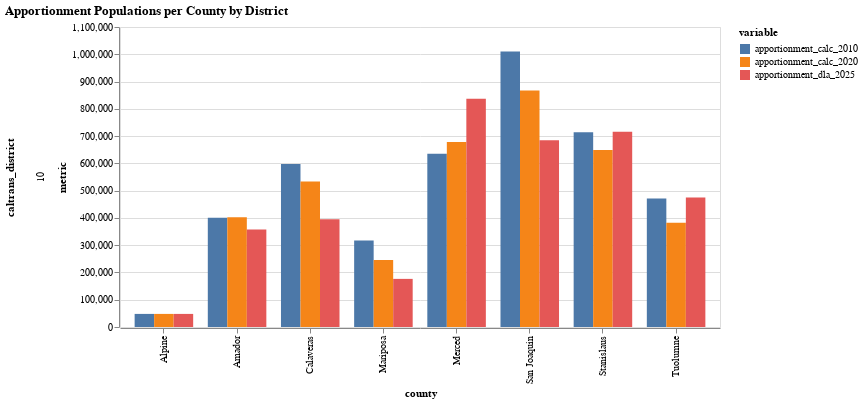
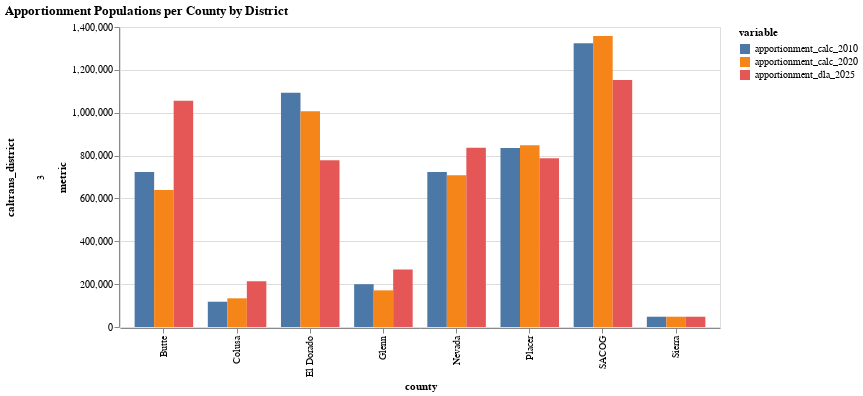
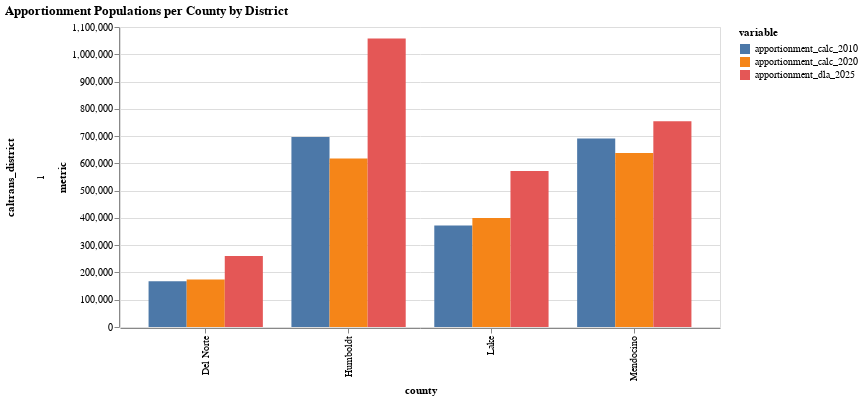
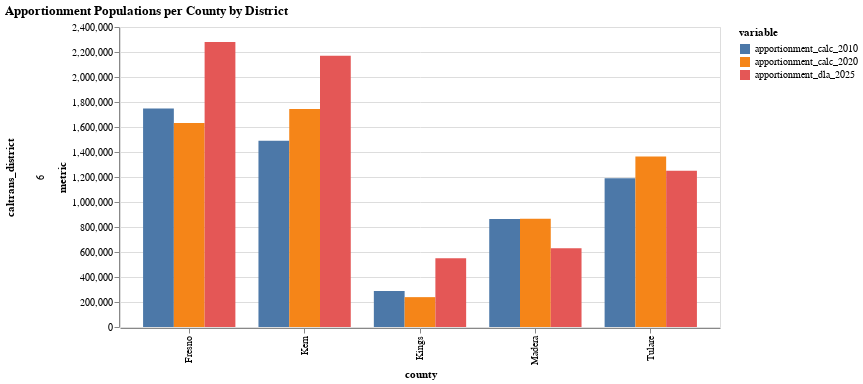

Source (notebook cell) for these figures, in order:
### Code cell
for district in melt["caltrans_district"].unique():
    amt_county_district = alt.Chart(melt[
        (melt["variable"].isin(apportionment_cols)) &
        (melt["caltrans_district"]==district)
    ]).mark_bar().encode(
        x = "county:N",
        y = "metric:Q",
        xOffset="variable:N",
        row = "caltrans_district",
        color = "variable:N",
        tooltip = ["county","variable","metric"]
    ).properties(
        width= 600,
        title= "Apportionment Populations per County by District"
    )
    
    display(amt_county_district)

### Figure 1 — Vega-Lite specification as saved in the notebook (floating-point values rounded to 4 significant figures)
{"config": {"view": {"continuousWidth": 300, "continuousHeight": 300}}, "data": {"name": "data-4040f04a3d19ab1bd34f2ddbda7af8b0"}, "mark": {"type": "bar"}, "encoding": {"color": {"field": "variable", "type": "nominal"}, "row": {"field": "caltrans_district", "type": "quantitative"}, "tooltip": [{"field": "county", "type": "nominal"}, {"field": "variable", "type": "nominal"}, {"field": "metric", "type": "quantitative"}], "x": {"field": "county", "type": "nominal"}, "xOffset": {"field": "variable", "type": "nominal"}, "y": {"field": "metric", "type": "quantitative"}}, "title": "Apportionment Populations per County by District", "width": 600, "$schema": "https://vega.github.io/schema/vega-lite/v5.20.1.json", "datasets": {"data-4040f04a3d19ab1bd34f2ddbda7af8b0": [{"county": "Alpine", "caltrans_district": 10, "variable": "apportionment_calc_2010", "metric": 48000.0}, {"county": "Amador", "caltrans_district": 10, "variable": "apportionment_calc_2010", "metric": 400200.0}, {"county": "Calaveras", "caltrans_district": 10, "variable": "apportionment_calc_2010", "metric": 597700.0}, {"county": "Mariposa", "caltrans_district": 10, "variable": "apportionment_calc_2010", "metric": 317300.0}, {"county": "Merced", "caltrans_district": 10, "variable": "apportionment_calc_2010", "metric": 634900.0}, {"county": "San Joaquin", "caltrans_district": 10, "variable": "apportionment_calc_2010", "metric": 1010000.0}, {"county": "Stanislaus", "caltrans_district": 10, "variable": "apportionment_calc_2010", "metric": 714000.0}, {"county": "Tuolumne", "caltrans_district": 10, "variable": "apportionment_calc_2010", "metric": 471400.0}, {"county": "Alpine", "caltrans_district": 10, "variable": "apportionment_calc_2020", "metric": 48000.0}, {"county": "Amador", "caltrans_district": 10, "variable": "apportionment_calc_2020", "metric": 402300.0}, {"county": "Calaveras", "caltrans_district": 10, "variable": "apportionment_calc_2020", "metric": 533200.0}, {"county": "Mariposa", "caltrans_district": 10, "variable": "apportionment_calc_2020", "metric": 245900.0}, {"county": "Merced", "caltrans_district": 10, "variable": "apportionment_calc_2020", "metric": 678500.0}, {"county": "San Joaquin", "caltrans_district": 10, "variable": "apportionment_calc_2020", "metric": 867500.0}, {"county": "Stanislaus", "caltrans_district": 10, "variable": "apportionment_calc_2020", "metric": 648800.0}, {"county": "Tuolumne", "caltrans_district": 10, "variable": "apportionment_calc_2020", "metric": 382000.0}, {"county": "Alpine", "caltrans_district": 10, "variable": "apportionment_dla_2025", "metric": 48000.0}, {"county": "Amador", "caltrans_district": 10, "variable": "apportionment_dla_2025", "metric": 357500.0}, {"county": "Calaveras", "caltrans_district": 10, "variable": "apportionment_dla_2025", "metric": 395300.0}, {"county": "Mariposa", "caltrans_district": 10, "variable": "apportionment_dla_2025", "metric": 176400.0}, {"county": "Merced", "caltrans_district": 10, "variable": "apportionment_dla_2025", "metric": 836900.0}, {"county": "San Joaquin", "caltrans_district": 10, "variable": "apportionment_dla_2025", "metric": 685100.0}, {"county": "Stanislaus", "caltrans_district": 10, "variable": "apportionment_dla_2025", "metric": 715700.0}, {"county": "Tuolumne", "caltrans_district": 10, "variable": "apportionment_dla_2025", "metric": 474900.0}]}}

### Figure 2 — Vega-Lite specification as saved in the notebook (floating-point values rounded to 4 significant figures)
{"config": {"view": {"continuousWidth": 300, "continuousHeight": 300}}, "data": {"name": "data-7e0942a688522ac542c4726fe1203848"}, "mark": {"type": "bar"}, "encoding": {"color": {"field": "variable", "type": "nominal"}, "row": {"field": "caltrans_district", "type": "quantitative"}, "tooltip": [{"field": "county", "type": "nominal"}, {"field": "variable", "type": "nominal"}, {"field": "metric", "type": "quantitative"}], "x": {"field": "county", "type": "nominal"}, "xOffset": {"field": "variable", "type": "nominal"}, "y": {"field": "metric", "type": "quantitative"}}, "title": "Apportionment Populations per County by District", "width": 600, "$schema": "https://vega.github.io/schema/vega-lite/v5.20.1.json", "datasets": {"data-7e0942a688522ac542c4726fe1203848": [{"county": "Butte", "caltrans_district": 3, "variable": "apportionment_calc_2010", "metric": 723200.0}, {"county": "Colusa", "caltrans_district": 3, "variable": "apportionment_calc_2010", "metric": 118000.0}, {"county": "El Dorado", "caltrans_district": 3, "variable": "apportionment_calc_2010", "metric": 1093000.0}, {"county": "Glenn", "caltrans_district": 3, "variable": "apportionment_calc_2010", "metric": 199800.0}, {"county": "Nevada", "caltrans_district": 3, "variable": "apportionment_calc_2010", "metric": 723700.0}, {"county": "Placer", "caltrans_district": 3, "variable": "apportionment_calc_2010", "metric": 835500.0}, {"county": "Sierra", "caltrans_district": 3, "variable": "apportionment_calc_2010", "metric": 48000.0}, {"county": "SACOG", "caltrans_district": 3, "variable": "apportionment_calc_2010", "metric": 1324000.0}, {"county": "Butte", "caltrans_district": 3, "variable": "apportionment_calc_2020", "metric": 638800.0}, {"county": "Colusa", "caltrans_district": 3, "variable": "apportionment_calc_2020", "metric": 133800.0}, {"county": "El Dorado", "caltrans_district": 3, "variable": "apportionment_calc_2020", "metric": 1007000.0}, {"county": "Glenn", "caltrans_district": 3, "variable": "apportionment_calc_2020", "metric": 171000.0}, {"county": "Nevada", "caltrans_district": 3, "variable": "apportionment_calc_2020", "metric": 707900.0}, {"county": "Placer", "caltrans_district": 3, "variable": "apportionment_calc_2020", "metric": 847600.0}, {"county": "Sierra", "caltrans_district": 3, "variable": "apportionment_calc_2020", "metric": 48000.0}, {"county": "SACOG", "caltrans_district": 3, "variable": "apportionment_calc_2020", "metric": 1358000.0}, {"county": "Butte", "caltrans_district": 3, "variable": "apportionment_dla_2025", "metric": 1056000.0}, {"county": "Colusa", "caltrans_district": 3, "variable": "apportionment_dla_2025", "metric": 212900.0}, {"county": "El Dorado", "caltrans_district": 3, "variable": "apportionment_dla_2025", "metric": 777800.0}, {"county": "Glenn", "caltrans_district": 3, "variable": "apportionment_dla_2025", "metric": 267800.0}, {"county": "Nevada", "caltrans_district": 3, "variable": "apportionment_dla_2025", "metric": 836500.0}, {"county": "Placer", "caltrans_district": 3, "variable": "apportionment_dla_2025", "metric": 787000.0}, {"county": "Sierra", "caltrans_district": 3, "variable": "apportionment_dla_2025", "metric": 48000.0}, {"county": "SACOG", "caltrans_district": 3, "variable": "apportionment_dla_2025", "metric": 1153000.0}]}}

### Figure 3 — Vega-Lite specification as saved in the notebook (floating-point values rounded to 4 significant figures)
{"config": {"view": {"continuousWidth": 300, "continuousHeight": 300}}, "data": {"name": "data-3cd3efabb08a4a6f9d0ccee2ae4bcb3a"}, "mark": {"type": "bar"}, "encoding": {"color": {"field": "variable", "type": "nominal"}, "row": {"field": "caltrans_district", "type": "quantitative"}, "tooltip": [{"field": "county", "type": "nominal"}, {"field": "variable", "type": "nominal"}, {"field": "metric", "type": "quantitative"}], "x": {"field": "county", "type": "nominal"}, "xOffset": {"field": "variable", "type": "nominal"}, "y": {"field": "metric", "type": "quantitative"}}, "title": "Apportionment Populations per County by District", "width": 600, "$schema": "https://vega.github.io/schema/vega-lite/v5.20.1.json", "datasets": {"data-3cd3efabb08a4a6f9d0ccee2ae4bcb3a": [{"county": "Del Norte", "caltrans_district": 1, "variable": "apportionment_calc_2010", "metric": 167400.0}, {"county": "Humboldt", "caltrans_district": 1, "variable": "apportionment_calc_2010", "metric": 696700.0}, {"county": "Lake", "caltrans_district": 1, "variable": "apportionment_calc_2010", "metric": 372200.0}, {"county": "Mendocino", "caltrans_district": 1, "variable": "apportionment_calc_2010", "metric": 691000.0}, {"county": "Del Norte", "caltrans_district": 1, "variable": "apportionment_calc_2020", "metric": 174000.0}, {"county": "Humboldt", "caltrans_district": 1, "variable": "apportionment_calc_2020", "metric": 618000.0}, {"county": "Lake", "caltrans_district": 1, "variable": "apportionment_calc_2020", "metric": 399200.0}, {"county": "Mendocino", "caltrans_district": 1, "variable": "apportionment_calc_2020", "metric": 637600.0}, {"county": "Del Norte", "caltrans_district": 1, "variable": "apportionment_dla_2025", "metric": 260500.0}, {"county": "Humboldt", "caltrans_district": 1, "variable": "apportionment_dla_2025", "metric": 1058000.0}, {"county": "Lake", "caltrans_district": 1, "variable": "apportionment_dla_2025", "metric": 572200.0}, {"county": "Mendocino", "caltrans_district": 1, "variable": "apportionment_dla_2025", "metric": 754000.0}]}}

### Figure 4 — Vega-Lite specification as saved in the notebook (floating-point values rounded to 4 significant figures)
{"config": {"view": {"continuousWidth": 300, "continuousHeight": 300}}, "data": {"name": "data-deb6e69372c0e19e34efe4a8303c5053"}, "mark": {"type": "bar"}, "encoding": {"color": {"field": "variable", "type": "nominal"}, "row": {"field": "caltrans_district", "type": "quantitative"}, "tooltip": [{"field": "county", "type": "nominal"}, {"field": "variable", "type": "nominal"}, {"field": "metric", "type": "quantitative"}], "x": {"field": "county", "type": "nominal"}, "xOffset": {"field": "variable", "type": "nominal"}, "y": {"field": "metric", "type": "quantitative"}}, "title": "Apportionment Populations per County by District", "width": 600, "$schema": "https://vega.github.io/schema/vega-lite/v5.20.1.json", "datasets": {"data-deb6e69372c0e19e34efe4a8303c5053": [{"county": "Fresno", "caltrans_district": 6, "variable": "apportionment_calc_2010", "metric": 1749000.0}, {"county": "Kern", "caltrans_district": 6, "variable": "apportionment_calc_2010", "metric": 1491000.0}, {"county": "Kings", "caltrans_district": 6, "variable": "apportionment_calc_2010", "metric": 288600.0}, {"county": "Madera", "caltrans_district": 6, "variable": "apportionment_calc_2010", "metric": 863900.0}, {"county": "Tulare", "caltrans_district": 6, "variable": "apportionment_calc_2010", "metric": 1191000.0}, {"county": "Fresno", "caltrans_district": 6, "variable": "apportionment_calc_2020", "metric": 1632000.0}, {"county": "Kern", "caltrans_district": 6, "variable": "apportionment_calc_2020", "metric": 1744000.0}, {"county": "Kings", "caltrans_district": 6, "variable": "apportionment_calc_2020", "metric": 238900.0}, {"county": "Madera", "caltrans_district": 6, "variable": "apportionment_calc_2020", "metric": 866500.0}, {"county": "Tulare", "caltrans_district": 6, "variable": "apportionment_calc_2020", "metric": 1363000.0}, {"county": "Fresno", "caltrans_district": 6, "variable": "apportionment_dla_2025", "metric": 2279000.0}, {"county": "Kern", "caltrans_district": 6, "variable": "apportionment_dla_2025", "metric": 2170000.0}, {"county": "Kings", "caltrans_district": 6, "variable": "apportionment_dla_2025", "metric": 549000.0}, {"county": "Madera", "caltrans_district": 6, "variable": "apportionment_dla_2025", "metric": 630600.0}, {"county": "Tulare", "caltrans_district": 6, "variable": "apportionment_dla_2025", "metric": 1251000.0}]}}
